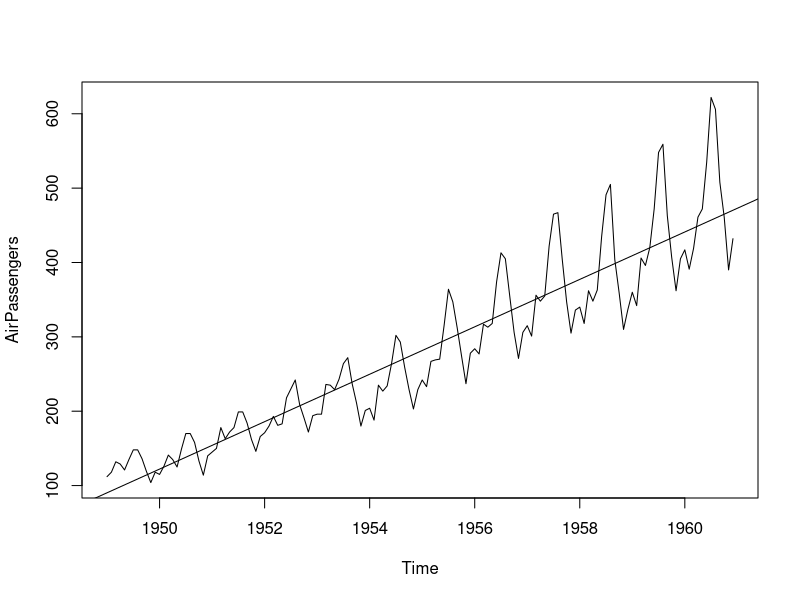
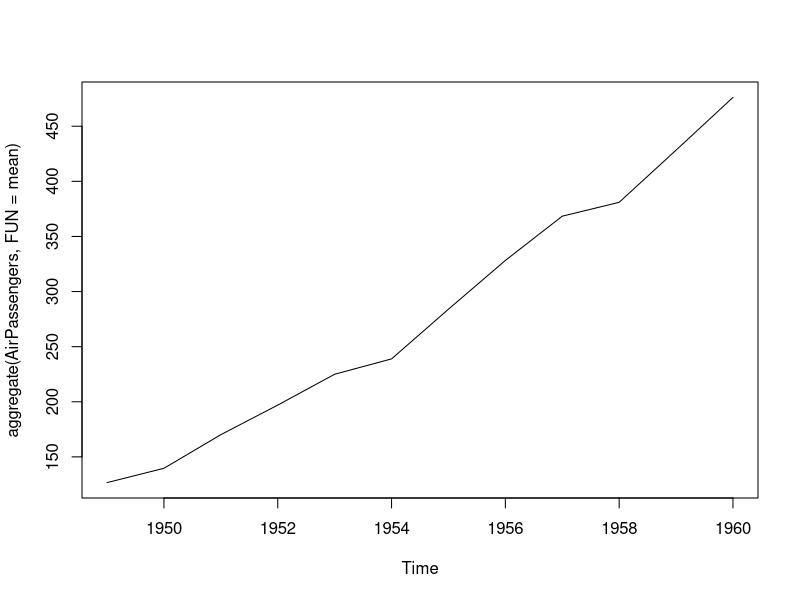
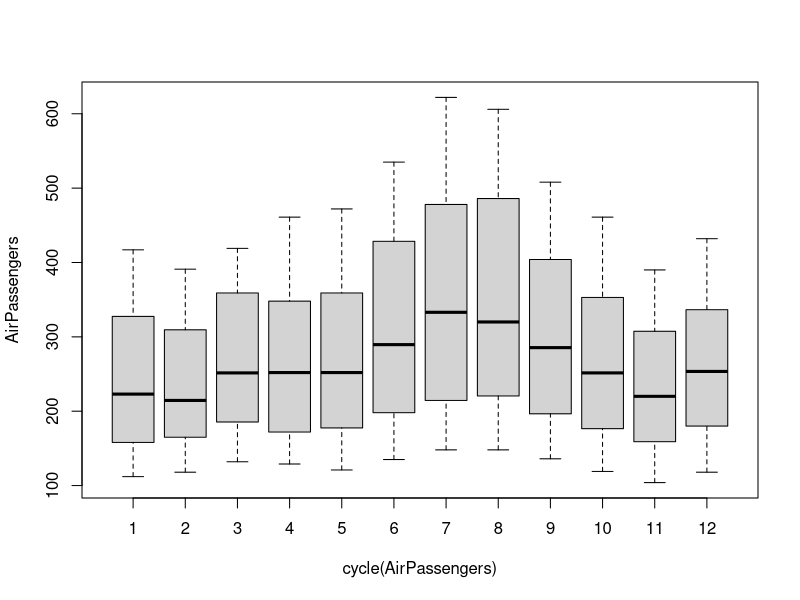
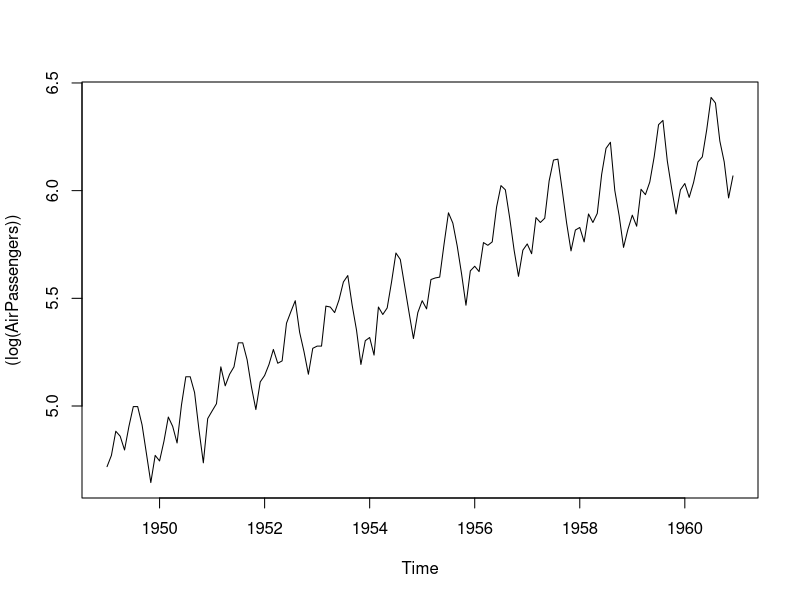
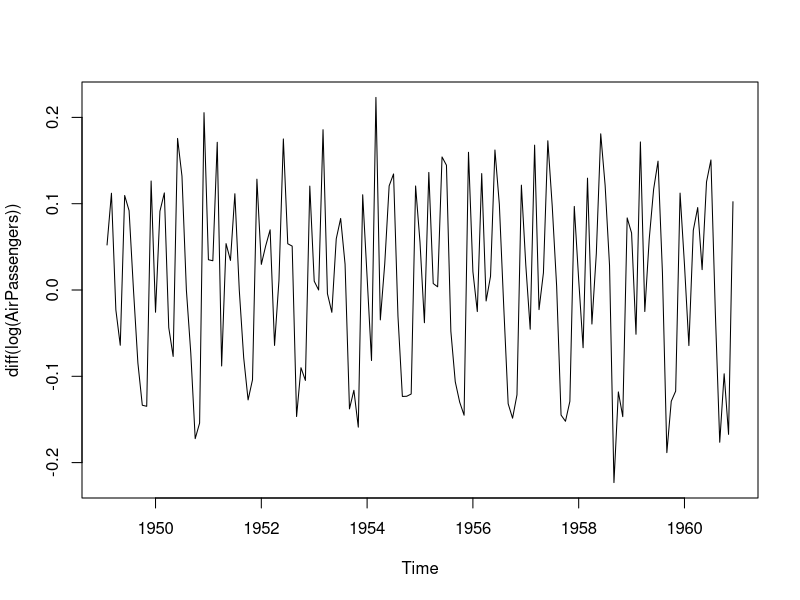
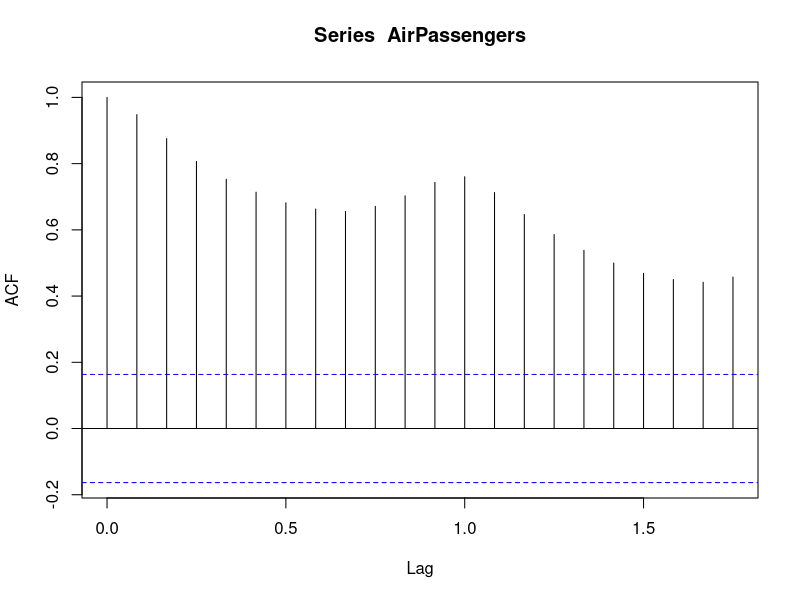
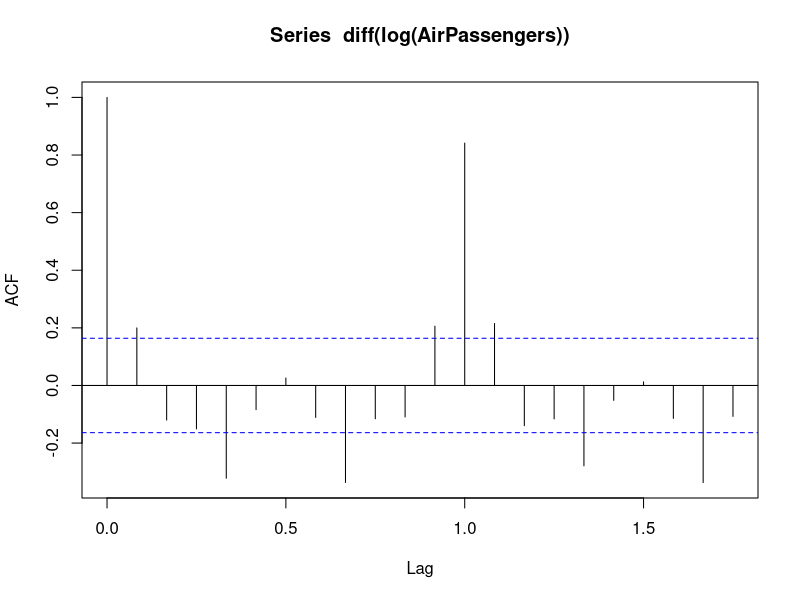
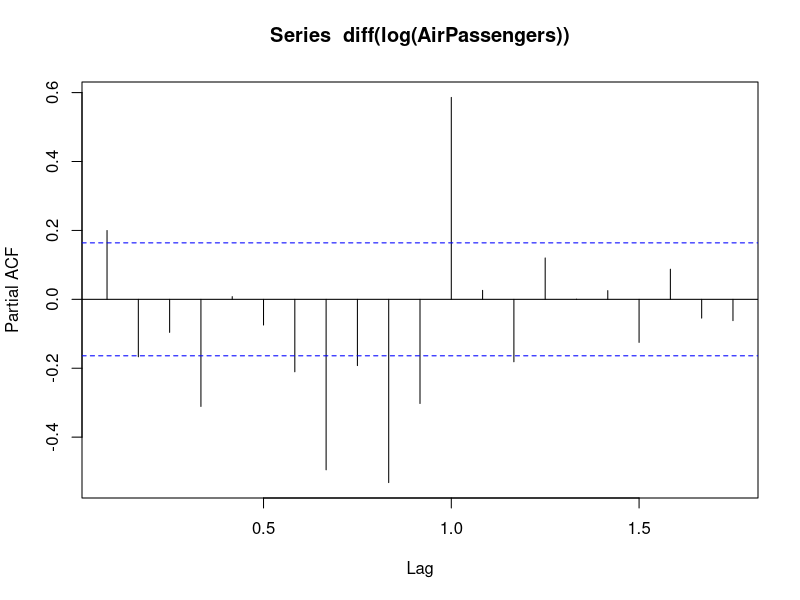

The R script that drew these images, in order:
## ---- chunk 1
plot(AirPassengers)
 # for checking the mean is constant or not we have to calculate it 

# here data is not stationary  so means are increasing and variance are not same
abline(reg = lm(AirPassengers~time(AirPassengers)))
# for checking he trend 

plot(aggregate(AirPassengers,FUN = mean))

data("AirPassengers")
class(AirPassengers)
# telling amount the data is in time series formant or not
start(AirPassengers)
end(AirPassengers)
# this are the star and end of my  time series data 

frequency(AirPassengers)
# this will tell you the cycle of the time series like a series of month
## ---- chunk 2
summary(AirPassengers)

boxplot(AirPassengers~cycle(AirPassengers))
# it will tells us to how the passengers are travelling across the month 

plot((log(AirPassengers)))
# it will male the  variance the equal 
# one with we have to make stationary with time to make variance equal using [LOG ]
# second we need to address the trend component and make the MEAN similar equal
plot(diff(log(AirPassengers)))
# this will make full stationary in mean and variance wise

# NOW we can apply time series model on it like
#airma , holw winters

#AR I MA (AR auto regressive I integration MA-moving average)
# p d q
# ar based on my past data to predict my future
# MA see different values and find average
# I to integrate of all the things
acf(AirPassengers) # vale of Q (q)
# auto corelation function
acf(diff(log(AirPassengers)))
# Determines the values of q / we have to take the value of q how- chose the  Nth line which is not crossing the BLUE LINE and select the (Nth-1) line

pacf(diff(log(AirPassengers))) # P
# Detrmins the valurs of p
# for calculatng the p Value we have to calculate the same as q value
# for D value we have to make the differentiation if we do 1st time my D value =1 and if we do differentiation twice then d=2 like that my vales will moving onnn
# lets fint our arima model
fit=arima(log(AirPassengers),c(0,1,1),seasonal = list(order=c(0,1,1),period=12))

pred <- predict(fit,n.ahead = 10*12)

ts.plot(AirPassengers,2.718^pred$pred,log="y",lty=c(1,3))

# Testing of our moel
datawide <- ts(AirPassengers,frequency = 12,start = c(1949,1),end = c(1959,12))

fit <- arima(log(datawide),c(0,1,1),seasonal = list(order=c(0,1,1),period=12))

pred <- predict(fit,n.ahead = 10*12)

pred1 <- 2.718^pred$pred

data1 <- head(pred1,12)
predicted_1960 <- round(data1,digits = 0)
original_1960 <- tail(AirPassengers,12)

ts.plot(AirPassengers ,2.718^pred$pred,log="y",lty=c(1,3))
